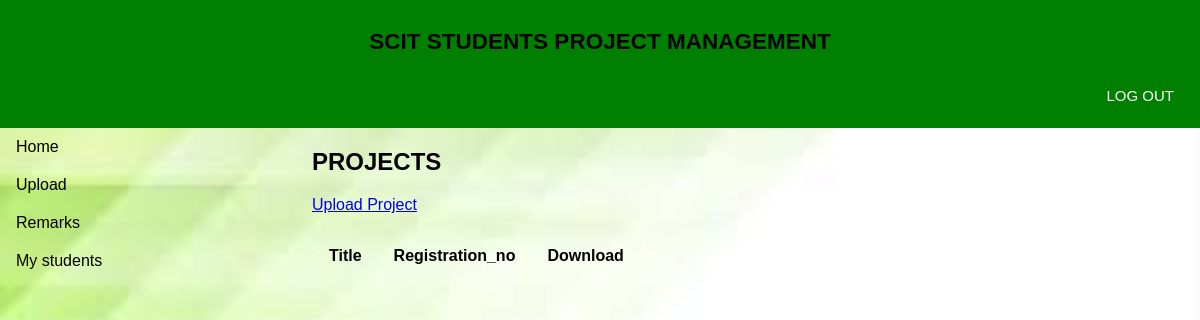
The app's page /users/project/, older data.
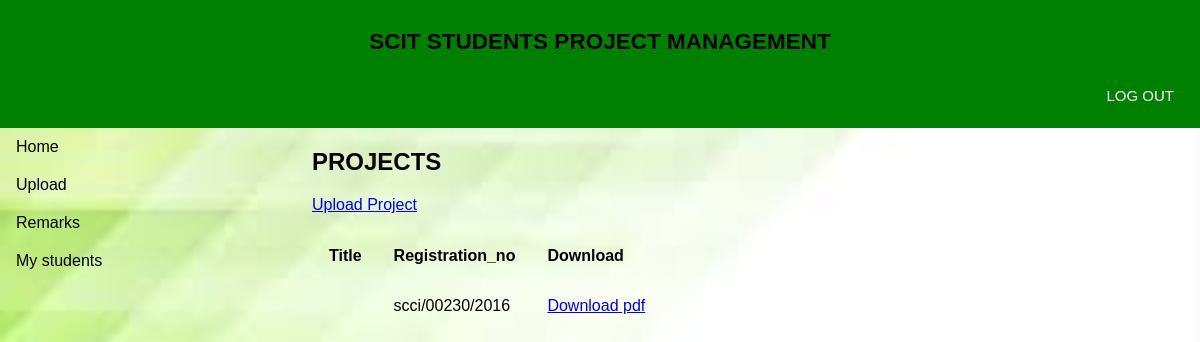
The same page, newer data.
### students/models.py (models this page shows, shortened)
class Project(models.Model):
    phase = models.CharField(max_length=30, choices=PHASE_CHOICES, default='PROJECT_CONCEPT')
    student = models.ForeignKey(Student, related_name='student_project', on_delete=models.CASCADE)
    project_title = models.CharField(max_length=100)
    registration_no = models.CharField(max_length=100, primary_key=True)
    project_brief = models.TextField(default='description')
    submission_date = models.DateTimeField()
    supervisor = models.ManyToManyField(User, limit_choices_to={'is_lecturer':True}, related_name='projects_assigned')
    pdf = models.FileField(upload_to='projects/pdf/')
    status = models.CharField(max_length=30, choices=STATUS_CHOICES, default='PENDING')

### students/views.py (the view)
# urls.py: path('project/', project_list, name='project_list'),
def project_list(request):
    projects = Project.objects.all()
    return render(request, 'students/project_list.html', {
        'Projects': projects
    })

### students/templates/students/project_list.html
{%extends "students/essentials/body4.html"%}
{% block content %}
   <h2> PROJECTS </h2>
   <p>
   <a href="{% url 'upload_project'%}" class= "btn btn-primary">Upload Project</a>
   </p>
   <table class= "table">
       <thead>
           <tr>
               <th>Title</th>
               <th>Registration_no</th>
               <th>Download</th>
           </tr>
       </thead>
       <tbody>
           {% for project in Projects %}
           <tr>
               <td>{{project.title}}</td>
               <td>{{project.registration_no}}</td>
               <td>
               <a href="{{ project.pdf.url }}" class= "btn btn-primary btn-sm" target= "_blank">
               Download pdf
               </a>
               </td>
           </tr>
           {% endfor %}
       </tbody>
   </table>
{% endblock %}

Row changes from the older to the newer data that the page shows:
added Project: registration_no "scci/00230/2016"
